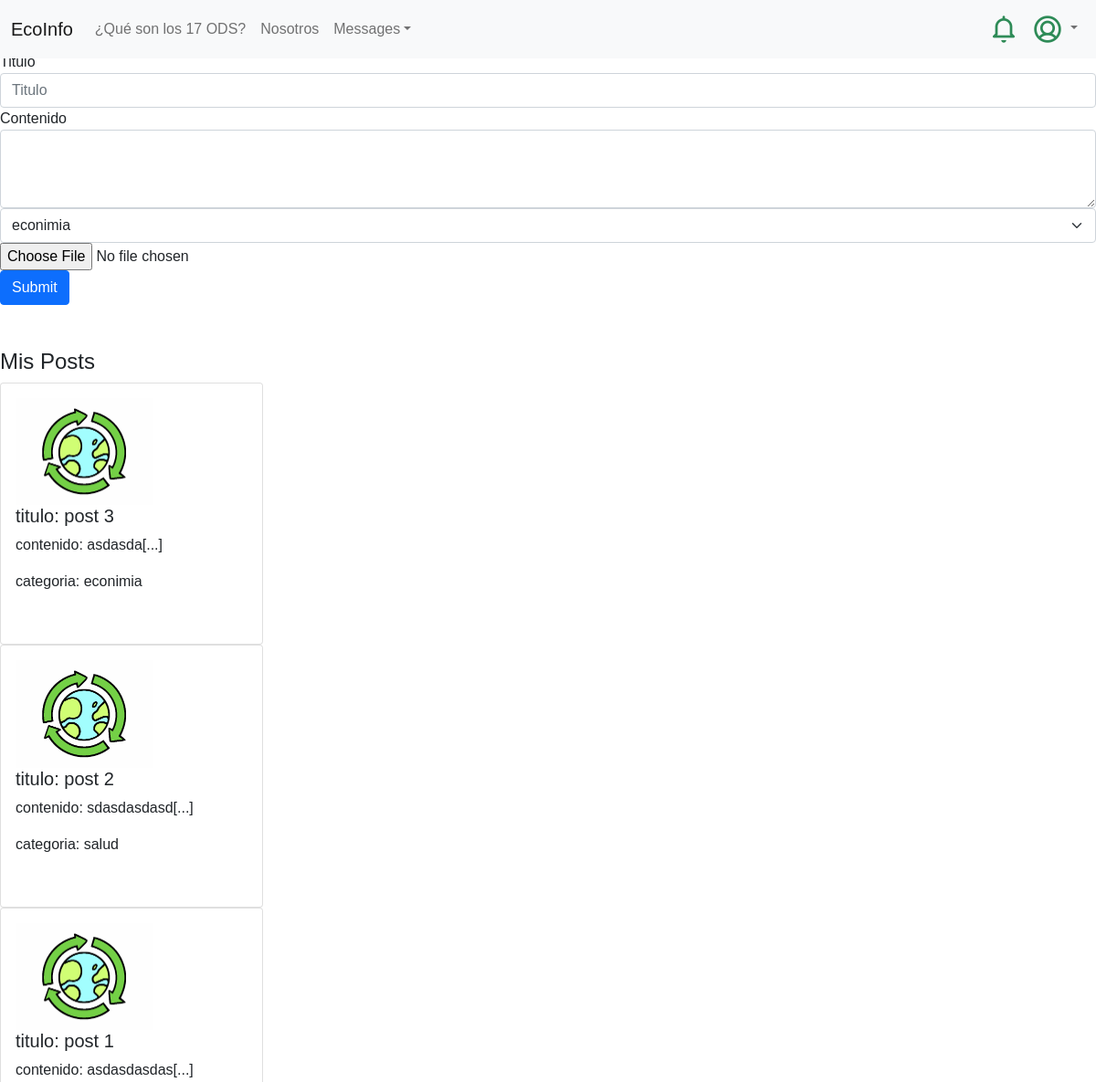
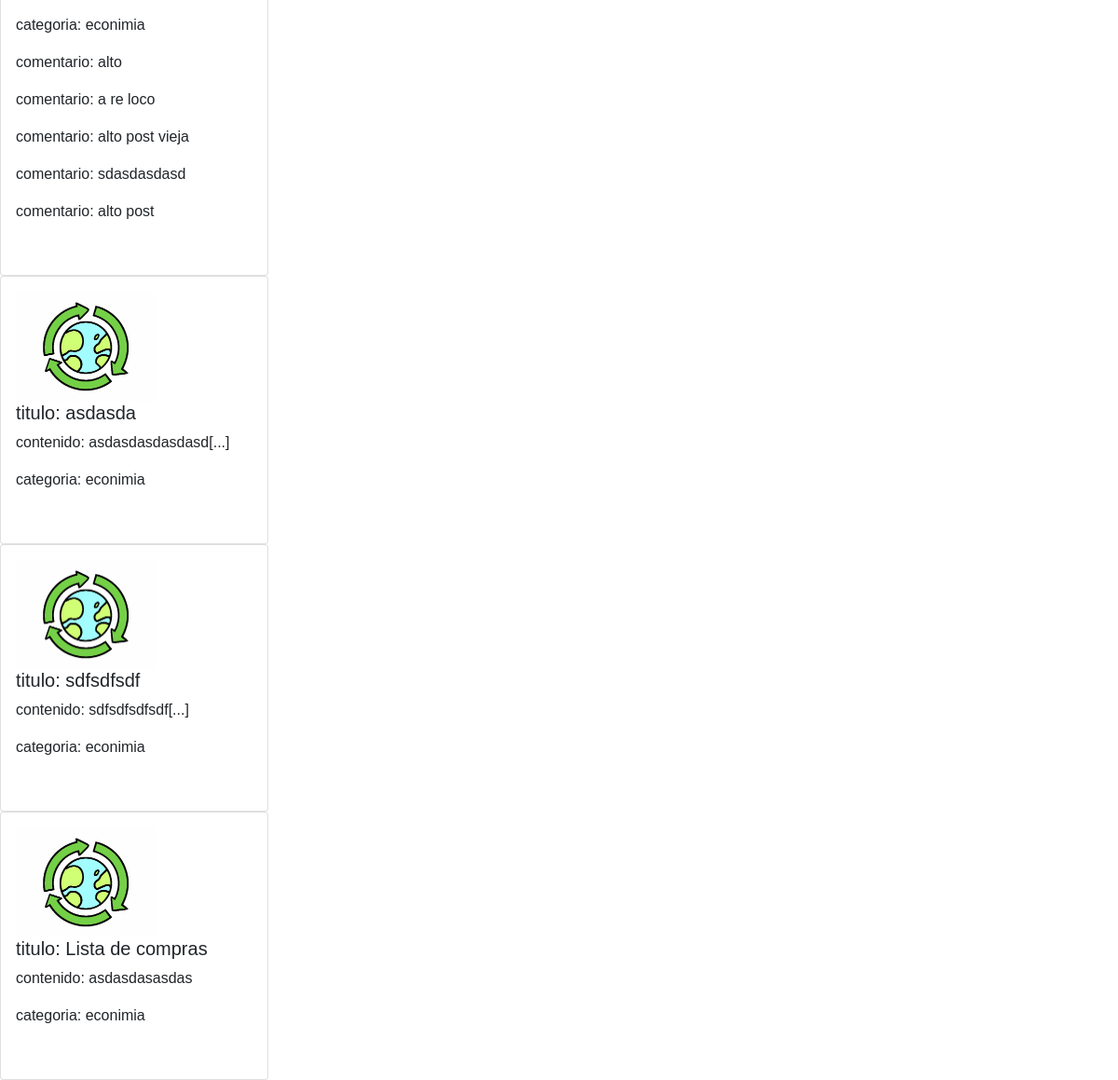
The app's page /perfil_usuario/ (signed in) with its own data (2 pictures, top to bottom).
### feed/models.py (models this page shows, shortened)
class post(models.Model):
    posteador = models.ForeignKey(User, on_delete=models.CASCADE, null=True)
    titulo = models.CharField(max_length=100)
    contenido = models.TextField()
    pre_contenido = models.TextField()
    categoria = models.ForeignKey(categoria, on_delete=models.CASCADE,  default=1, null=False)
    creado_en = models.DateTimeField(auto_now_add=True)
    actualizado_en = models.DateTimeField(auto_now=True)
    me_gusta = models.IntegerField(default=0)
    no_megusta = models.IntegerField(default=0)
    imagen = models.FileField(upload_to='imagenes_posts', default='post_default.jpg')
    visitas = models.IntegerField(default=0)

class categoria(models.Model):
    name = models.CharField(max_length=50)
    imagen = models.ImageField(upload_to='categoria',default='categoria_default.png')
    def __str__(self):
        return self.name

class comentario(models.Model):
    post = models.ForeignKey(post, on_delete=models.CASCADE)
    comentador = models.ForeignKey(User, on_delete=models.CASCADE, null=True)
    contenido = models.TextField()
    creado_en = models.DateTimeField(auto_now_add=True)
    actualizado_en = models.DateTimeField(auto_now=True)
    aprobado = models.BooleanField(default=False)

### feed/views.py (the view)
# urls.py: path('perfil_usuario/',views.perfil_usuario, name='perfil_usuario'),
@login_required
def perfil_usuario(request):
    notif_user = notificaciones.objects.filter(post__posteador_id=request.user.id ).exclude(usuario_id = request.user.id).order_by('creado_en').reverse()[:10]
    posteos = post.objects.filter(posteador_id=request.user.id)
    comentarios = comentario.objects.filter().exclude(comentador_id=request.user.id).order_by('creado_en').reverse()
    categorias = categoria.objects.all()
    contexto = {'posteos':posteos, 'comentarios':comentarios, 'categorias':categorias, 'notif_user':notif_user}
    return render(request,"perfil_usuario.html",contexto)

### feed/templates/perfil_usuario.html (shortened to what this page needs)
{% extends "base.html" %}
{% block content %}
    <h1>este es el perfil de usuario</h1>
    <form action="{% url 'agregar_post' %} " method="POST"  enctype="multipart/form-data"> {% csrf_token %}
        <div class="form-group">
            <label for="titulo">Titulo</label>
            <input type="text" class="form-control" id="txttitulo" name="txttitulo" placeholder="Titulo">
        </div>
        <div class="form-group">
            <label for="contenido">Contenido</label>
            <textarea class="form-control" id="txtcontenido" name="txtcontenido" rows="3"></textarea>
        </div>
        <div class="form-group">
            <select class="form-gourp form-select" name="txtcategoria" id="txtcategoria" required>
                {% for categoria in categorias %}
                    <option value="{{categoria.id}}" >{{categoria.name}}</option>
                {% endfor %}
              </select>
        </div>
        <div >
            <input type="file" id="txtimagen"  name="txtimagen">
        </div>
        <button type="submit" class="btn btn-primary">Submit</button>
    </form>
     <br>
     <br>
     <h4>Mis Posts</h4>
     {% for post in posteos %}
     <div class="card" style="width: 18rem;">
         <div class="card-body">
            <img src="{{post.imagen.url}}" alt="{{post.tipo_17_ODS}}" style="width:150px;">
             <h5 class="card-title">titulo: {{ post.titulo }}</h5>
             <p class="card-text">contenido: {{ post.pre_contenido }}</p>
             <p class="card-text">  categoria: {{post.categoria}} </p>
             {% for comentario in comentarios %}
             {% if comentario.post_id == post.id %}
                 <p class="card-text">comentario: {{ comentario.contenido }}</p>
             {% endif %}
             {% endfor %}
             <br>
         </div>
     </div>
 {% endfor %}
{% endblock %}

### feed/static/css/estilos.css (style rules this page uses)
html, body { height: 100%; margin: 0; font-family: Helvetica; width: 100%; }

### records on screen
post: imagen (placeholder picture), titulo "post 3", pre_contenido "asdasda[...]", categoria "econimia"
post: imagen (placeholder picture), titulo "post 2", pre_contenido "sdasdasdasd[...]", categoria "salud"
post: imagen (placeholder picture), titulo "post 1", pre_contenido "asdasdasdas[...]", categoria "econimia"
comentario: contenido "alto"
comentario: contenido "a re loco"
comentario: contenido "alto post vieja"
comentario: contenido "sdasdasdasd"
comentario: contenido "alto post"
post: imagen (placeholder picture), titulo "asdasda", pre_contenido "asdasdasdasdasd[...]", categoria "econimia"
post: imagen (placeholder picture), titulo "sdfsdfsdf", pre_contenido "sdfsdfsdfsdf[...]", categoria "econimia"
post: imagen (placeholder picture), titulo "Lista de compras", pre_contenido "asdasdasasdas", categoria "econimia"

### other values on screen
form field txtcategoria "econimia"
